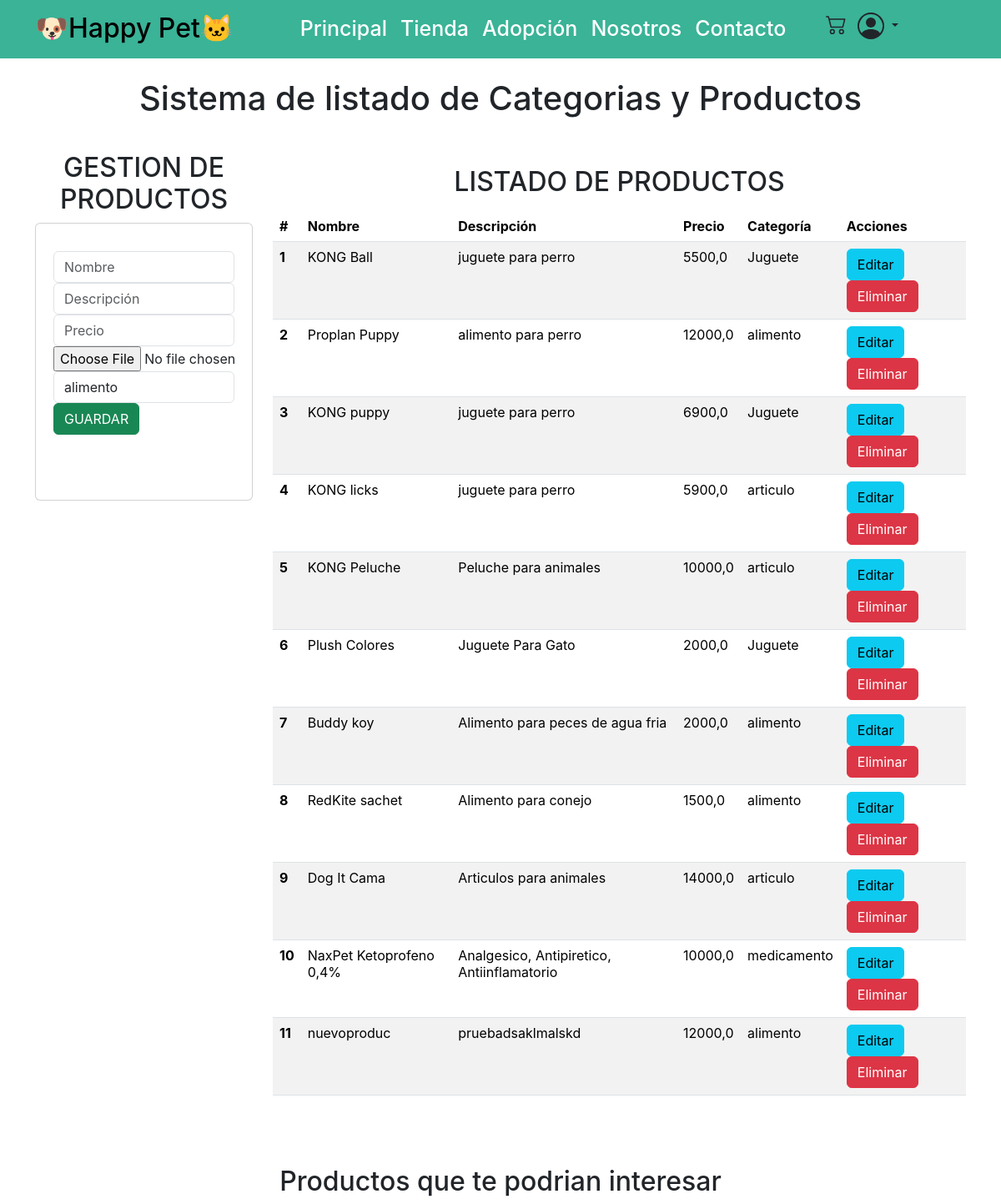
Page /listar_prod (upper part) on the earlier database version.
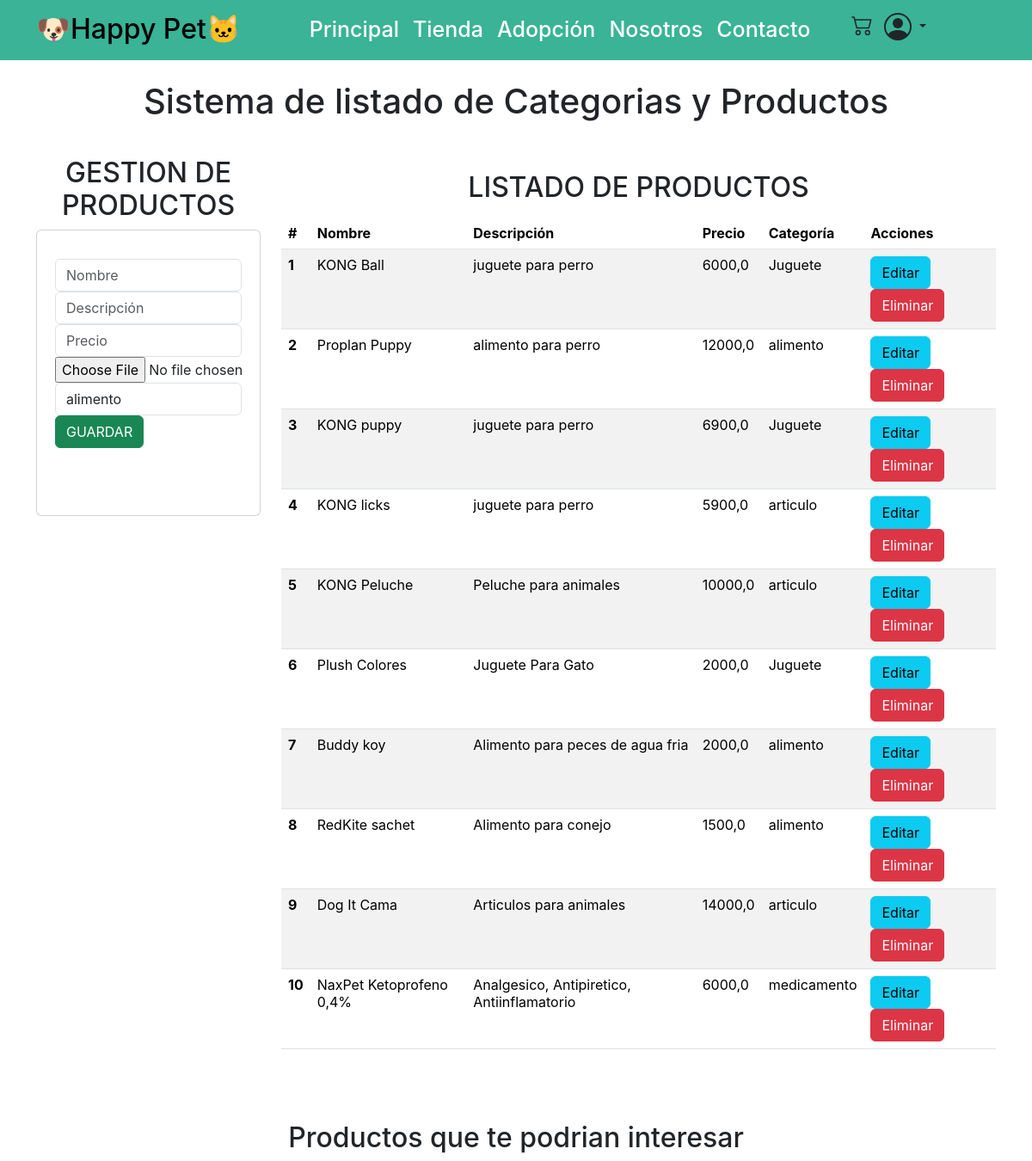
Same page on the later database version.
### animales_PW/models.py (models this page shows, shortened)
class producto(models.Model):
    nombre = models.CharField(max_length=50)
    descripcion = models.CharField(max_length=200)
    precio = models.FloatField()
    imagen = models.ImageField(upload_to='productos')
    categoria = models.ForeignKey(categoria, on_delete=models.CASCADE)

class categoria(models.Model):
    nombre = models.CharField(max_length=50)
    descripcion = models.CharField(max_length=200)
    imagen = models.ImageField(upload_to='categorias')

### animales_PW/views.py (the view)
# urls.py: path('listar_prod', listar_prod, name='listar_prod'),
def listar_prod(request):
    categorias = categoria.objects.all()
    productos = producto.objects.all()
    context = {
        'categorias': categorias,
        'productos': productos,
    }
    return render(request, 'admin_crud/listar_prod.html', context)

### animales_PW/templates/admin_crud/listar_prod.html (shortened to what this page needs)
{% extends 'base.html' %}
{% load static %}
{% block content %}
<div class="container py-4">
    <center>
        <h1>Sistema de listado de Categorias y Productos</h1>
    </center>
    <br>
    <div class="row">
        <div class="col-sm-12 col-md-3 col-lg-3 col-xl-3">
            <h2>GESTION DE PRODUCTOS</h2>
            <div class="card">
                <div class="card-body py-2">
                    <form action="{% url 'registrar_prod' %}" method="POST" enctype="multipart/form-data">
                        <div class="form-group">
                            <input type="text" id="txtNombre" name="txtNombre" class="form-control" placeholder="Nombre"
                                minlength="6" maxlength="50" required>
                        </div>
                        <div class="form-group">
                            <input type="text" id="txtDescripcion" name="txtDescripcion" class="form-control"
                                placeholder="Descripción" minlength="10" maxlength="200" required>
                        </div>
                        <div class="form-group">
                            <input type="number" id="txtPrecio" name="txtPrecio" class="form-control"
                                placeholder="Precio" min="100" step="100" required>
                        </div>
                        <div class="form-group">
                            <input type="file" id="imgUpload" name="imgUpload" class="form-control-file"
                                accept="image/*" required>
                        </div>
                        <div class="form-group">
                            <select id="txtCategoria" name="txtCategoria" class="form-control" required>
                                {% for cat in categorias %}
                                <option value="{{ cat.id }}">{{ cat.nombre }}</option>
                                {% endfor %}
                            </select>
                        </div>
                        <div class="form-group">
                            <button type="submit" class="btn btn-success btn-block">GUARDAR</button>
                        </div>
                    </form>
                </div>
            </div>
        </div>
        <div class="col-sm-12 col-md-9 col-lg-9 col-xl-9">
            <h2>LISTADO DE PRODUCTOS</h2>
            <div class="table-responsive py-2">
                <table class="table table-striped">
                    <thead>
                        <tr>
                            <th scope="col">#</th>
                            <th scope="col">Nombre</th>
                            <th scope="col">Descripción</th>
                            <th scope="col">Precio</th>
                            <th scope="col">Categoría</th>
                            <th colspan="2">Acciones</th>
                        </tr>
                    </thead>
                    <tbody>
                        {% for prod in productos %}
                        <tr>
                            <th scope="row">{{ forloop.counter }}</th>
                            <td>{{ prod.nombre }}</td>
                            <td>{{ prod.descripcion }}</td>
                            <td>{{ prod.precio }}</td>
                            <td>{{ prod.categoria.nombre }}</td>
                            <td>
                                <a href="editar_prod/{{prod.id}}" class="btn btn-info">Editar</a>
                                <a href="eliminar_prod/{{prod.id}}" class="btn btn-danger">Eliminar</a>
                        </tr>
                        {% endfor %}
                    </tbody>
                </table>
            </div>
        </div>
    </div>
</div>
{% endblock %}

Differences in the rows shown:
removed producto: nombre "nuevoproduc", descripcion "pruebadsaklmalskd", precio "12000,0", categoria.nombre "alimento"
changed producto "KONG Ball": precio "5500,0" → "6000,0"
changed producto "NaxPet Ketoprofeno 0,4%": precio "10000,0" → "6000,0"
